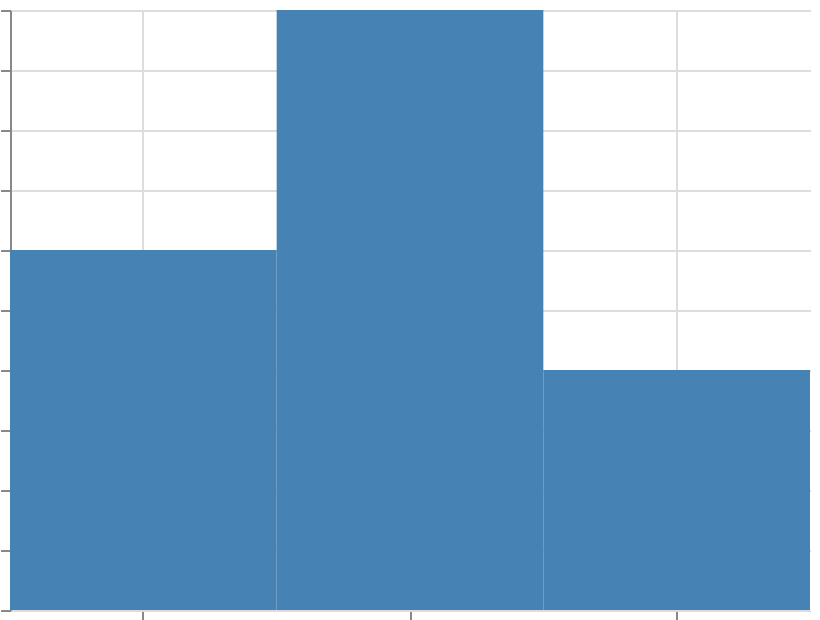

Describe this chart as a Vega-Lite specification.
### Vega specification from a JSON file in a GitHub repository (floating-point values rounded to 4 significant figures)
{"$schema": "https://vega.github.io/schema/vega/v6.json", "width": 400, "height": 300, "padding": 5, "autosize": "none", "data": [{"name": "table", "values": [{"cat": "A", "val": 3}, {"cat": "B", "val": 7}, {"cat": "C", "val": 2}]}], "scales": [{"name": "x", "type": "band", "domain": {"data": "table", "field": "cat", "sort": true}, "range": "width"}, {"name": "y", "type": "linear", "domain": [0, 5], "range": [{"signal": "height"}, 0]}], "marks": [{"type": "rect", "from": {"data": "table"}, "encode": {"update": {"x": {"scale": "x", "field": "cat"}, "width": {"scale": "x", "band": 1}, "y": {"scale": "y", "field": "val"}, "y2": {"scale": "y", "value": 0}, "fill": {"value": "steelblue"}}}, "clip": true}], "axes": [{"scale": "x", "orient": "bottom", "grid": true, "labels": false}, {"scale": "y", "orient": "left", "grid": true, "labels": false}]}
